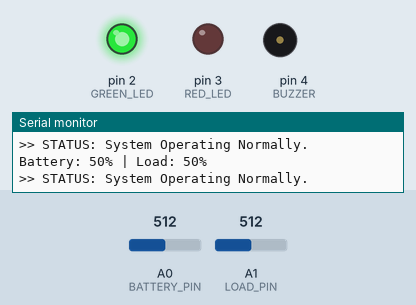
Bench run of a sketch on a simulated Arduino Uno, built with avr-gcc and run on an emulated ATmega328P. On the bench: output pins drawn as LEDs (lit = HIGH), buzzer (waves = sounding), the last lines printed to the serial monitor. The inputs (shaded band) are chosen by the test bench; at power-on: A0 (BATTERY_PIN) = 512, A1 (LOAD_PIN) = 512.

Above: at 1.7 s.
1.8 s: A0 (BATTERY_PIN) set to 214
4.8 s: A0 (BATTERY_PIN) set to 187
At 5.06 s:
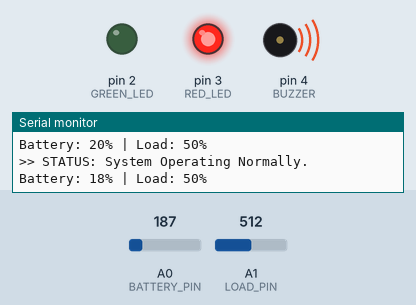
7.8 s: A1 (LOAD_PIN) set to 813
10.8 s: A1 (LOAD_PIN) set to 838
At 13.1 s:
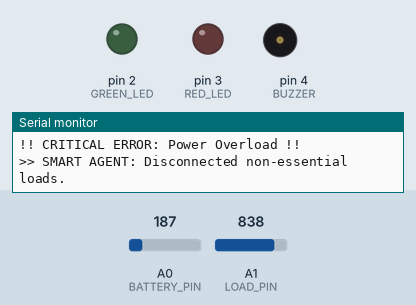
13.4 s: A1 (LOAD_PIN) set to 716
At 14.48 s:
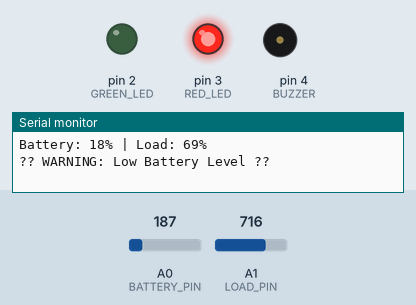
16.4 s: A1 (LOAD_PIN) set to 900
At 19.89 s:
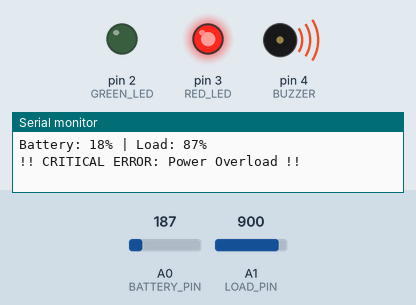
Timing chart, 0 to 20.0 s (numbered marks = the images above; inputs shaded):
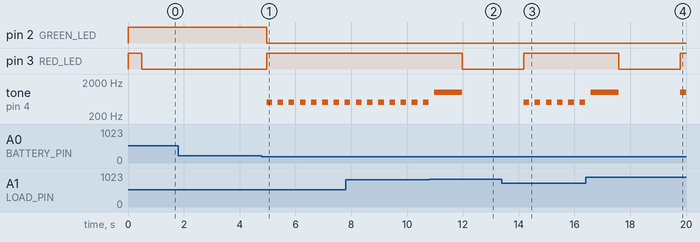

Measured:
- the behaviour switches between 205 and 204 on A0 (BATTERY_PIN) (found by bisection; images 0 and 1)
- the behaviour switches between 828 and 829 on A1 (LOAD_PIN) (found by bisection; images 1 and 2)
- after the input at 4.8 s, pin 2 (GREEN_LED): HIGH → LOW after 0.17 s; pin 3 (RED_LED): LOW → HIGH after 0.17 s; tone on pin 4 (BUZZER): alternates 500 Hz for 0.20 s and silent for 0.20 s, starting after 0.17 s
- after the input at 10.8 s, pin 3 (RED_LED): HIGH → LOW after 1.2 s
- after the input at 13.4 s, pin 3 (RED_LED): goes on until 14.2 s, then stays HIGH
- after the input at 16.4 s, pin 3 (RED_LED): HIGH → LOW after 1.2 s, → HIGH 2.2 s later

The sketch:

smart_agent_system_for_power_management1.ino
```cpp
/*
 * Smart Agent System for Power Management
 * Developed for: Mayar Nawas (Software Engineering Senior)
 * Features: Battery Monitoring, Load Control, and Visual/Audio Feedback
 */

// Pin Definitions
const int GREEN_LED = 2;
const int RED_LED = 3;
const int BUZZER = 4;
const int BATTERY_PIN = A0; // Potentiometer 1 (Battery Simulator)
const int LOAD_PIN = A1;    // Potentiometer 2 (Load Simulator)

void setup() {
  // Initialize Output Pins
  pinMode(GREEN_LED, OUTPUT);
  pinMode(RED_LED, OUTPUT);
  pinMode(BUZZER, OUTPUT);

  // Start Serial Communication
  Serial.begin(9600);

  // Power-on Self-Test (Flash LEDs)
  digitalWrite(GREEN_LED, HIGH);
  digitalWrite(RED_LED, HIGH);
  delay(500);
  digitalWrite(GREEN_LED, LOW);
  digitalWrite(RED_LED, LOW);

  Serial.println("--- System Initialized Successfully ---");
}

void loop() {
  // 1. Perception Layer (Reading Sensor Values)
  int batteryRaw = analogRead(BATTERY_PIN);
  int loadRaw = analogRead(LOAD_PIN);

  // Mapping readings to percentages (0-100%)
  int batteryLevel = map(batteryRaw, 0, 1023, 0, 100);
  int loadLevel = map(loadRaw, 0, 1023, 0, 100);

  // 2. Logging State (For Debugging)
  Serial.print("Battery: "); Serial.print(batteryLevel);
  Serial.print("% | Load: "); Serial.print(loadLevel);
  Serial.println("%");

  // 3. Decision Logic (Agent Actions)

  if (loadLevel > 80) {
    // SCENARIO 1: OVERLOAD DETECTED
    digitalWrite(GREEN_LED, LOW);  // Kill previous state
    digitalWrite(RED_LED, HIGH);   // Visual Warning
    tone(BUZZER, 1000);            // High-pitched sound
    Serial.println("!! CRITICAL ERROR: Power Overload !!");
    delay(1000);

    // Proactive Agent Action: Cut the load
    noTone(BUZZER);
    Serial.println(">> SMART AGENT: Disconnected non-essential loads.");
    digitalWrite(RED_LED, LOW);
    delay(2000); // Wait for system to stabilize

  } else if (batteryLevel < 20) {
    // SCENARIO 2: LOW BATTERY WARNING
    digitalWrite(GREEN_LED, LOW);  // Kill previous state
    digitalWrite(RED_LED, HIGH);   // Static Red Alert
    tone(BUZZER, 500);             // Beeping sound
    delay(200);
    noTone(BUZZER);
    Serial.println("?? WARNING: Low Battery Level ??");

  } else {
    // SCENARIO 3: SYSTEM STABLE
    digitalWrite(GREEN_LED, HIGH); // System is OK
    digitalWrite(RED_LED, LOW);    // No Alert
    noTone(BUZZER);                // Silence
    Serial.println(">> STATUS: System Operating Normally.");
  }

  delay(200); // Sensor update frequency
} 
```
